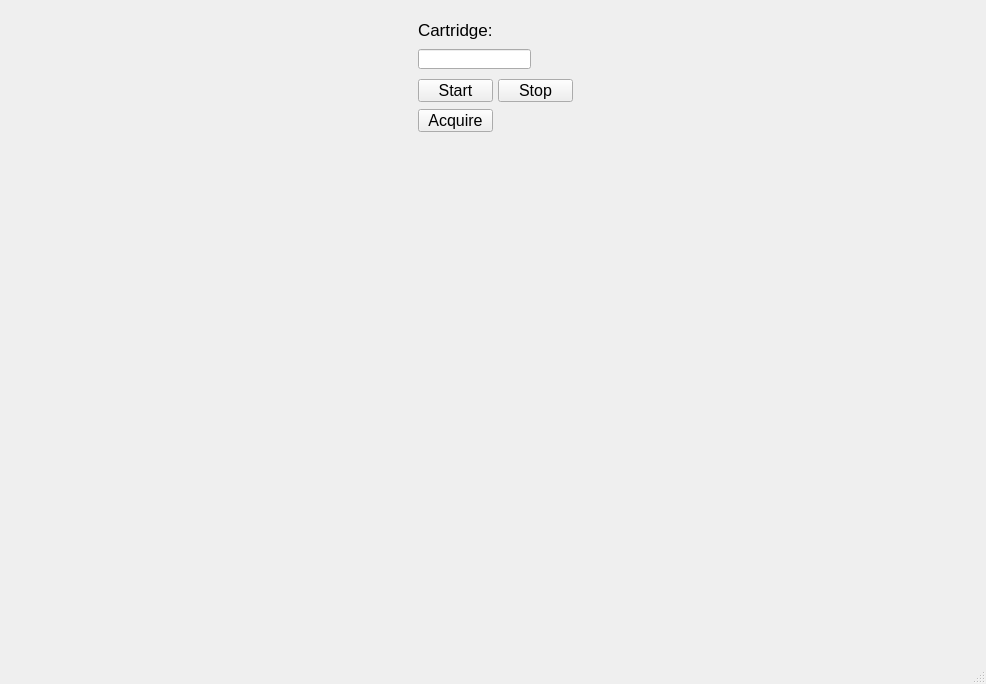
<?xml version="1.0" encoding="UTF-8"?>
<ui version="4.0">
 <class>MainWindow</class>
 <widget class="QMainWindow" name="MainWindow">
  <property name="geometry">
   <rect>
    <x>0</x>
    <y>0</y>
    <width>986</width>
    <height>684</height>
   </rect>
  </property>
  <property name="windowTitle">
   <string>MainWindow</string>
  </property>
  <widget class="QWidget" name="centralwidget">
   <layout class="QHBoxLayout" name="horizontalLayout_2">
    <item>
     <widget class="QWidget" name="widget" native="true">
      <property name="sizePolicy">
       <sizepolicy hsizetype="Preferred" vsizetype="Preferred">
        <horstretch>0</horstretch>
        <verstretch>0</verstretch>
       </sizepolicy>
      </property>
      <property name="maximumSize">
       <size>
        <width>170</width>
        <height>16777215</height>
       </size>
      </property>
      <widget class="QLineEdit" name="line_cartridge">
       <property name="geometry">
        <rect>
         <x>10</x>
         <y>40</y>
         <width>113</width>
         <height>20</height>
        </rect>
       </property>
       <property name="font">
        <font>
         <pointsize>11</pointsize>
        </font>
       </property>
      </widget>
      <widget class="QLabel" name="label">
       <property name="geometry">
        <rect>
         <x>10</x>
         <y>10</y>
         <width>81</width>
         <height>21</height>
        </rect>
       </property>
       <property name="font">
        <font>
         <pointsize>13</pointsize>
        </font>
       </property>
       <property name="text">
        <string>Cartridge:</string>
       </property>
       <property name="buddy">
        <cstring>line_cartridge</cstring>
       </property>
      </widget>
      <widget class="QPushButton" name="button_start">
       <property name="geometry">
        <rect>
         <x>10</x>
         <y>70</y>
         <width>75</width>
         <height>23</height>
        </rect>
       </property>
       <property name="font">
        <font>
         <pointsize>12</pointsize>
        </font>
       </property>
       <property name="text">
        <string>Start</string>
       </property>
      </widget>
      <widget class="QPushButton" name="button_stop">
       <property name="geometry">
        <rect>
         <x>90</x>
         <y>70</y>
         <width>75</width>
         <height>23</height>
        </rect>
       </property>
       <property name="font">
        <font>
         <pointsize>12</pointsize>
        </font>
       </property>
       <property name="text">
        <string>Stop</string>
       </property>
      </widget>
      <widget class="QPushButton" name="button_acquire">
       <property name="geometry">
        <rect>
         <x>10</x>
         <y>100</y>
         <width>75</width>
         <height>23</height>
        </rect>
       </property>
       <property name="font">
        <font>
         <pointsize>12</pointsize>
        </font>
       </property>
       <property name="text">
        <string>Acquire</string>
       </property>
      </widget>
     </widget>
    </item>
   </layout>
  </widget>
  <widget class="QMenuBar" name="menubar">
   <property name="geometry">
    <rect>
     <x>0</x>
     <y>0</y>
     <width>986</width>
     <height>21</height>
    </rect>
   </property>
  </widget>
  <widget class="QStatusBar" name="statusbar"/>
 </widget>
 <resources/>
 <connections/>
</ui>
